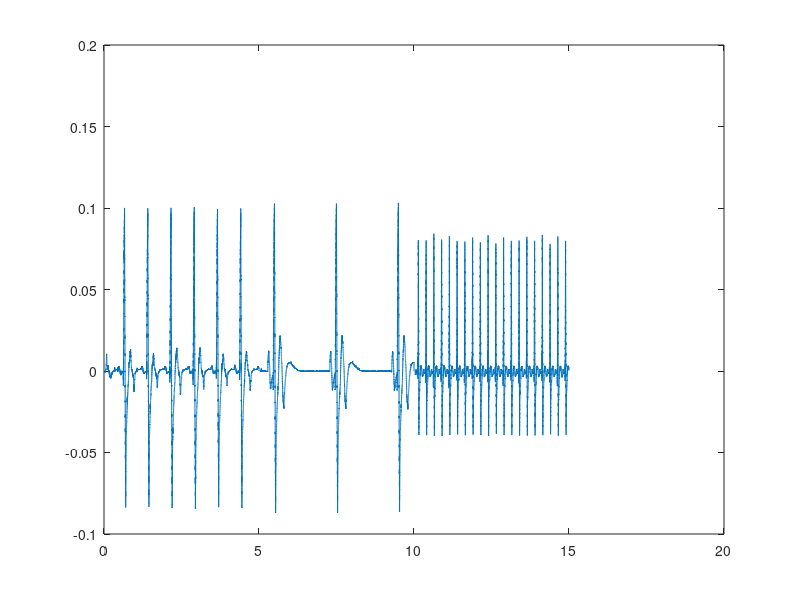

This figure's MATLAB source: (Note: this script raises an error after producing the figure.)
clc
clear all
close all

%uploading the first data with the name normal
load('data03.dat');
normal = data03;

%uploading the second data with the name bradycardia
load('data17.dat');
bradycardia = data17;

%uploading the third data with the name tachycardia
load('data29.dat');
tachycardia = data29;

t = 1/8000:1/8000:15;

%combining the data
person3 = vertcat(normal, bradycardia, tachycardia);
plot(t,person3);

%tabulation of data with second values
veriTable = table(t',person3,'VariableNames',{'Time','Voltage'});

%saving the merged data as a txt file
disp(veriTable);

writetable(veriTable, 'person3.txt','Delimiter','\t');

%saving the merged data as a dat file
disp(veriTable);

writetable(veriTable, 'person3.dat','Delimiter','\t');